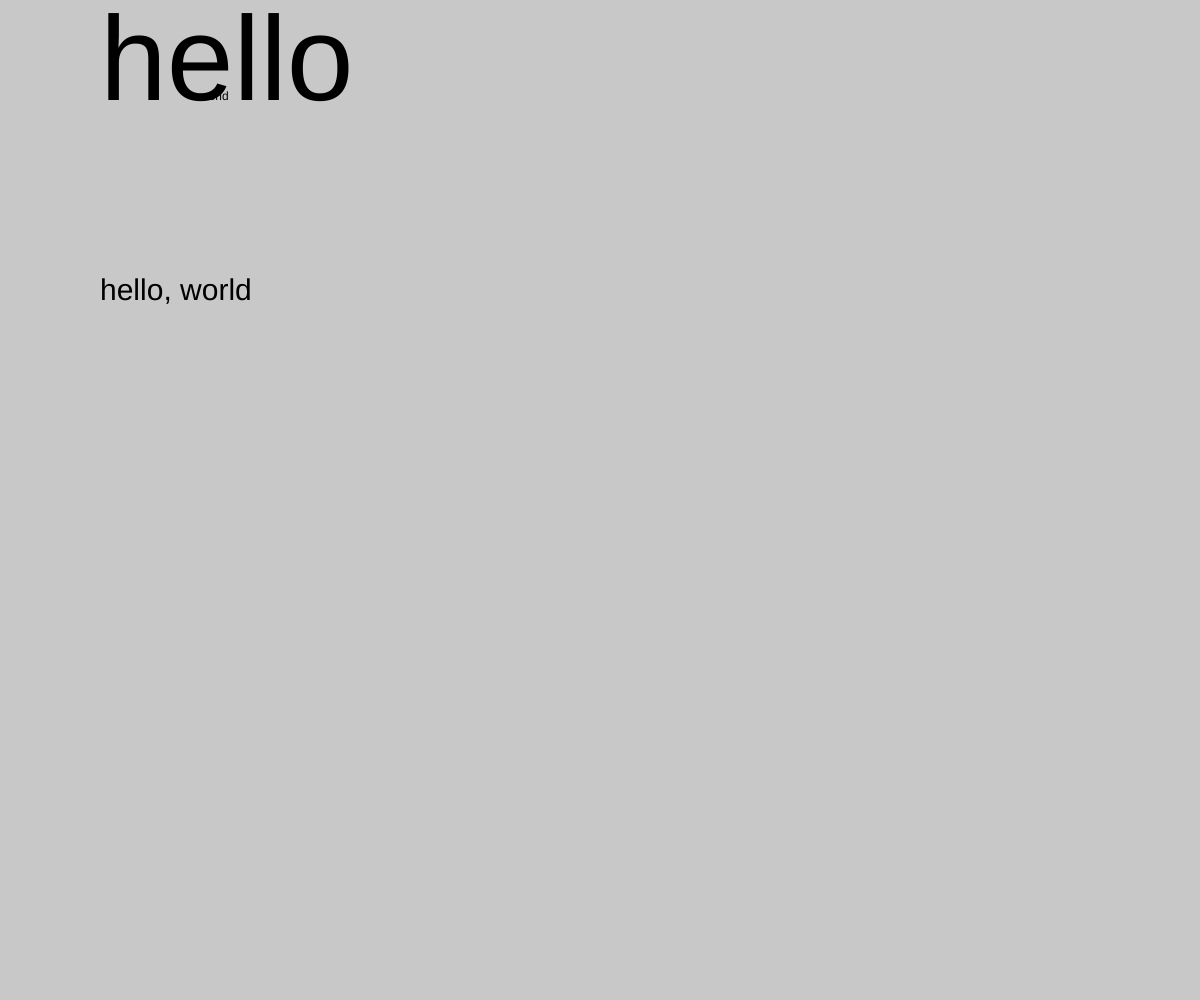
Frame 1 (no input)
Frame 60 (no input): identical to frame 1, image omitted
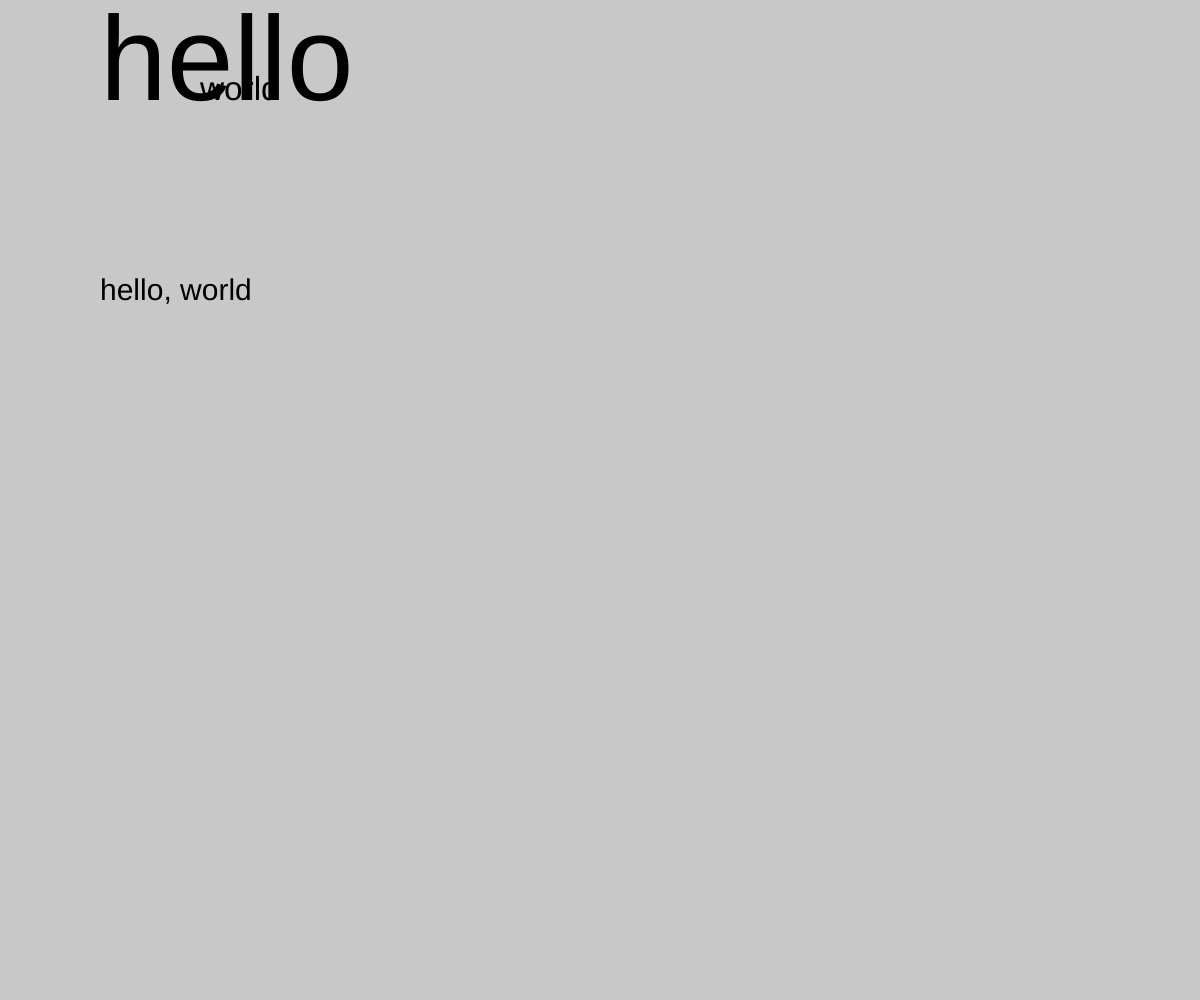
Frame 120 (the mouse pressed at the canvas centre since frame 60)

The p5.js sketch that drew these frames (run headless with seeded random() and noise() and a simulated clock; from frame 60 on, the mouse is pressed at the canvas centre):

// p5.js sketch
// ── sketch.js
var phrase1 = "hello";
var phrase2 = "world";

function setup() {
  createCanvas(windowWidth, windowHeight);
}

function draw() {
  background(200);
  textSize(width/10);
  text(phrase1, 100, 100);
  textSize(mouseY/15);
  text(phrase2, 200, 100);
  textSize(30);
  text(phrase1 + ", " + phrase2, 100, 300)
}
